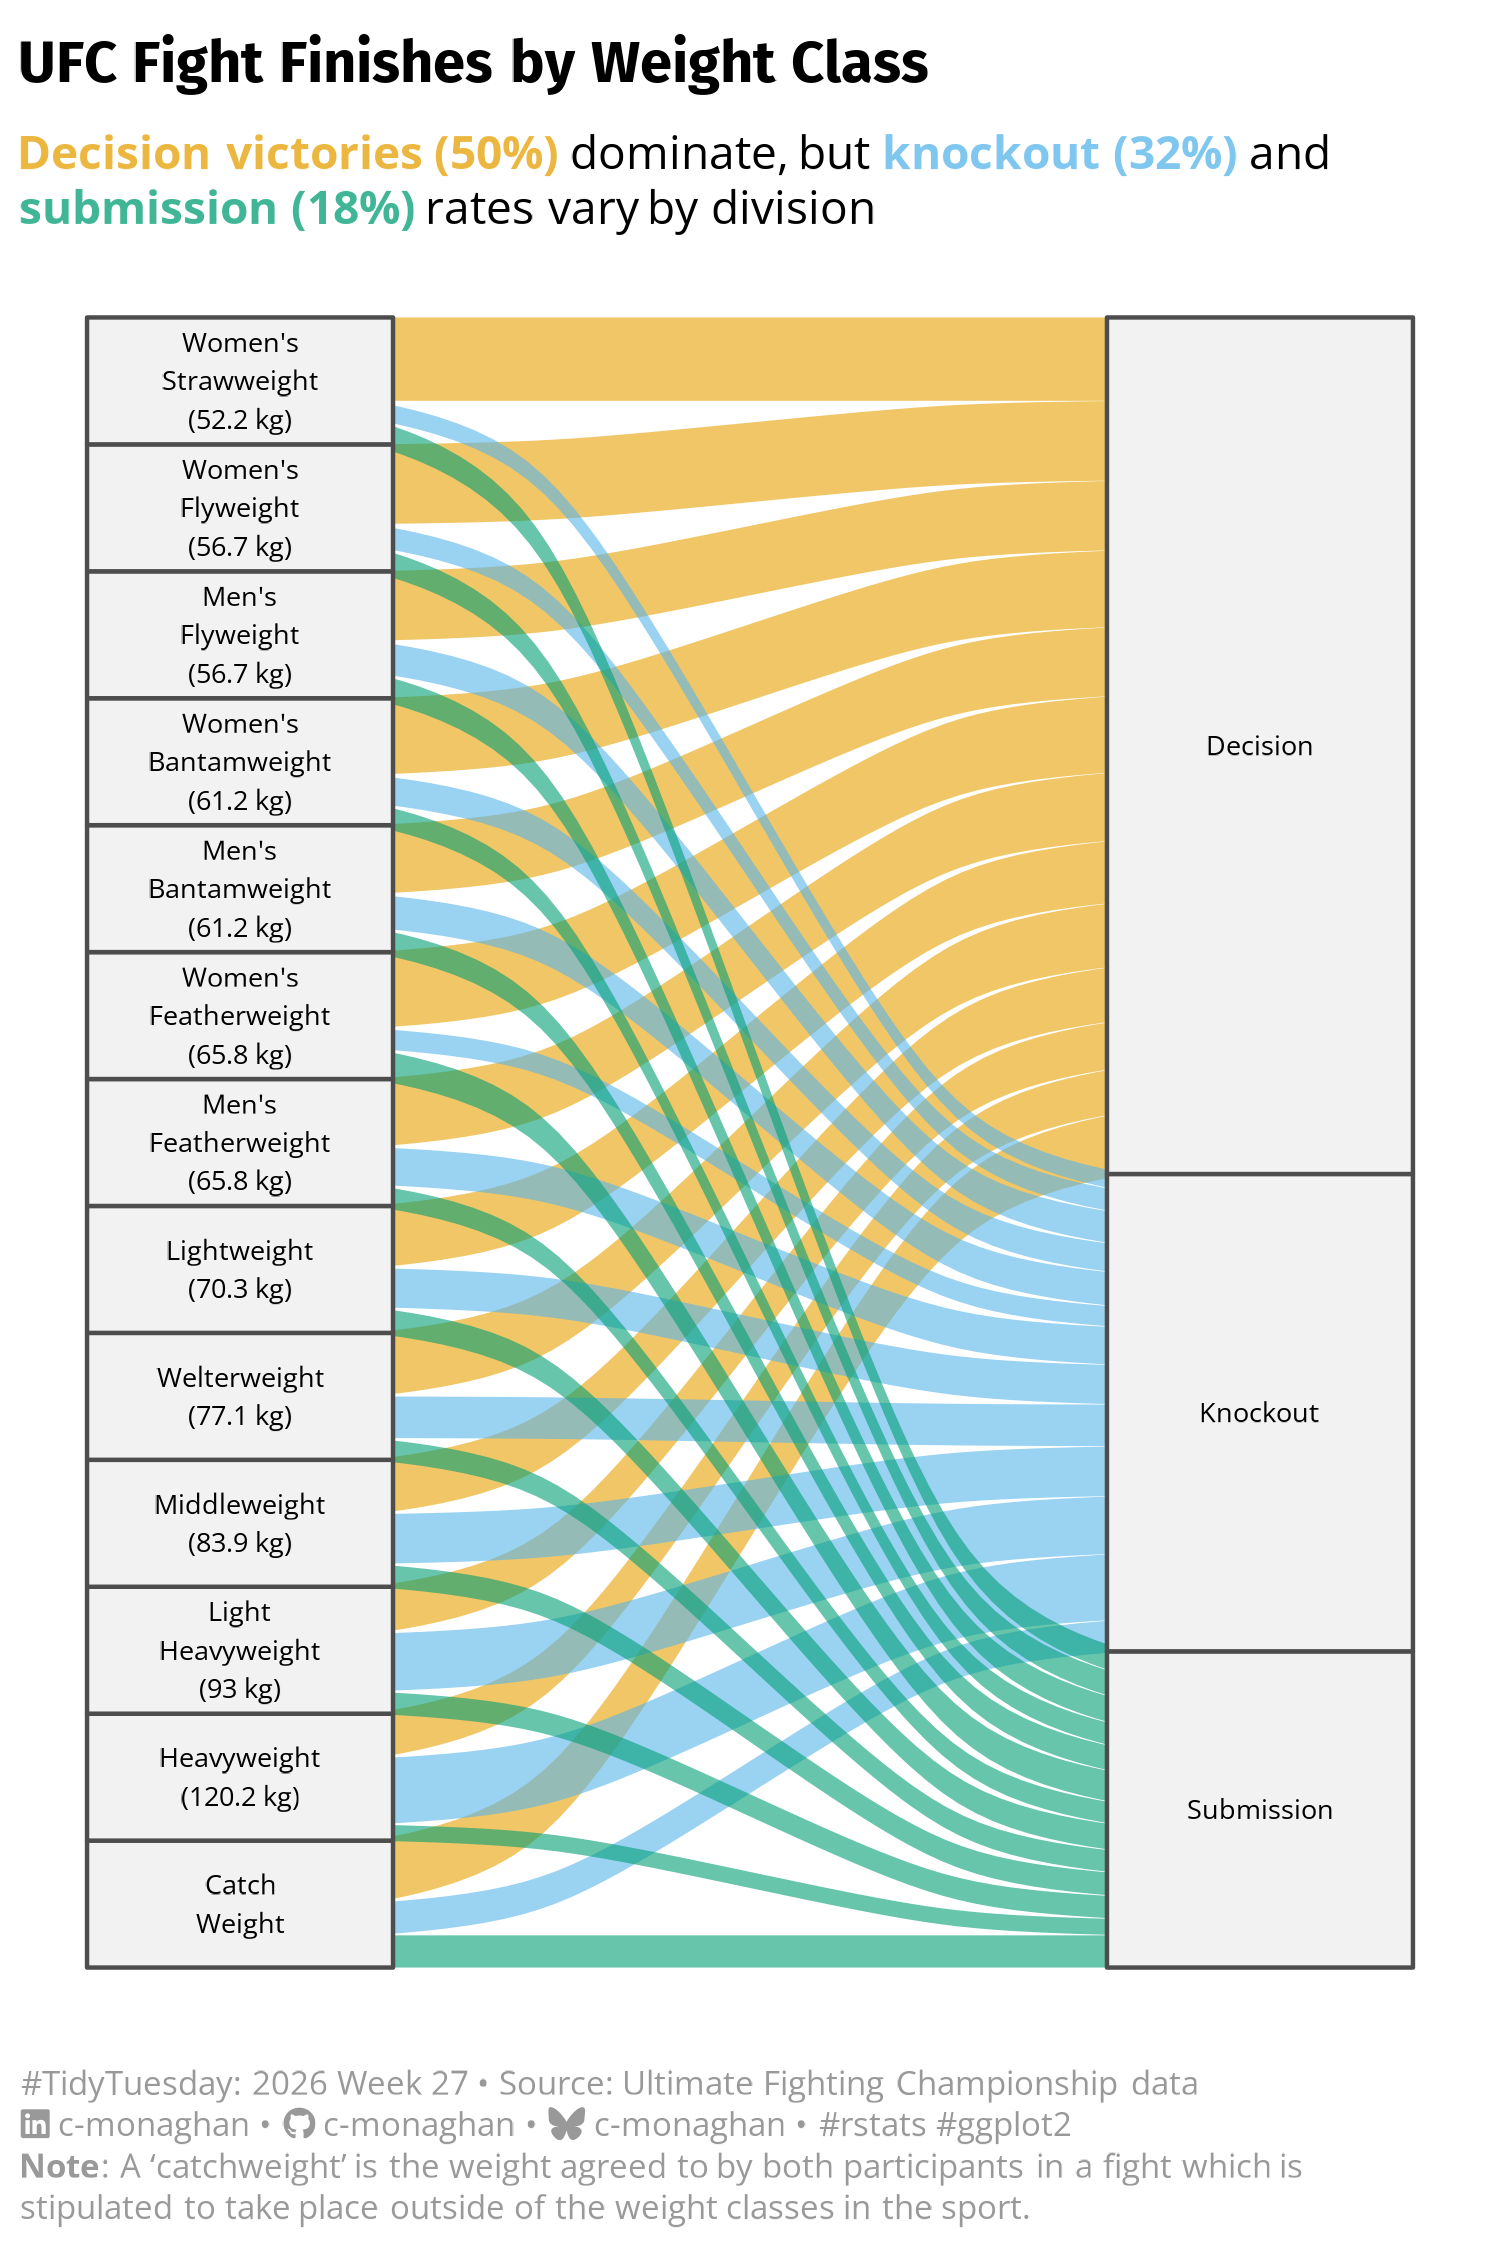

Write R code to recreate this figure.
# Packages ---------------------------------------------------------------------
library(dplyr)
library(ggplot2)
library(showtext)

library(ggalluvial)

# Fonts ------------------------------------------------------------------------
font_add_google("Fira Sans")
font_add_google("Open Sans")

title_font <- "Fira Sans"
body_font <- "Open Sans"

showtext_auto(enable = TRUE)
showtext_opts(dpi = 300)

caption <- cmBrand::create_caption(
  social = cmBrand::social_brand(),
  tt_text = cmBrand::tt_text(
    year = 2026,
    week = 27,
    source = "Ultimate Fighting Championship data"
  )
)

caption <- paste(
  caption,
  "<br>**Note**: A 'catchweight' is the weight agreed to by both participants in a fight which is <br>stipulated to take place outside of the weight classes in the sport."
)

# Preparing caption ------------------------------------------------------------
subtitle <- glue::glue(
  "<span style='color:#E69F00BF;'>**Decision victories (50%)**</span> dominate, but
   <span style='color:#56B4E9BF;'>**knockout (32%)**</span> and
   <span style='color:#009E73BF;'>**submission (18%)**</span> rates vary by division"
)

# Theme ------------------------------------------------------------------------
theme_clean <- function() {
  theme_minimal(base_family = body_font, base_size = 10) +
    theme(
      plot.title = ggtext::element_textbox_simple(
        size = rel(1.4),
        face = "bold",
        family = title_font,
        margin = margin(t = 5, r = 0, b = 5, l = 0)
      ),
      plot.subtitle = ggtext::element_textbox_simple(
        size = rel(1.1),
        margin = margin(t = 5, r = 0, b = 0, l = 0)
      ),
      plot.caption = ggtext::element_markdown(
        size = rel(0.8),
        hjust = 0,
        lineheight = 1.25,
        colour = "#999999",
        margin = margin(t = 5, r = 0, b = 0.5, l = 0, unit = "pt")
      )
    )
}

# Tidytuesday data -------------------------------------------------------------
tt_data <- tidytuesdayR::tt_load(x = 2026, week = 27)

ufc <- tt_data$ultimate_ufc_dataset

# Data processing --------------------------------------------------------------
finishes <- ufc |>
  mutate(
    finish = case_when(
      finish == "SUB" ~ "Submission",
      finish == "KO/TKO" ~ "Knockout",
      finish %in% c("U-DEC", "M-DEC", "S-DEC") ~ "Decision",
      TRUE ~ "Other"
    )
  ) |>
  filter_out(finish == "Other") |>
  count(weight_class, finish) |>
  group_by(weight_class) |>
  mutate(prop = n / sum(n)) |>
  ungroup()

# Ordering the weight categories: lightest → heaviest
weights <- tibble::tribble(
  ~class                  , ~weight , ~label                  ,
  "Women's Strawweight"   ,  52.2   , "Women's Strawweight"   ,
  "Women's Flyweight"     ,  56.7   , "Women's Flyweight"     ,
  "Flyweight"             ,  56.7   , "Men's Flyweight"       ,
  "Women's Bantamweight"  ,  61.2   , "Women's Bantamweight"  ,
  "Bantamweight"          ,  61.2   , "Men's Bantamweight"    ,
  "Women's Featherweight" ,  65.8   , "Women's Featherweight" ,
  "Featherweight"         ,  65.8   , "Men's Featherweight"   ,
  "Lightweight"           ,  70.3   , "Lightweight"           ,
  "Welterweight"          ,  77.1   , "Welterweight"          ,
  "Middleweight"          ,  83.9   , "Middleweight"          ,
  "Light Heavyweight"     ,  93.0   , "Light Heavyweight"     ,
  "Heavyweight"           , 120.2   , "Heavyweight"           ,
  "Catch Weight"          , NA      , "Catch Weight"
) |>
  mutate(
    label = stringr::str_glue("{label} ({weight} kg)"),
    label = ifelse(stringr::str_detect(label, "Catch"), "Catch Weight", label)
  )

finishes <- finishes |>
  mutate(
    weight_class = factor(
      weight_class,
      levels = weights$class,
      labels = weights$label
    )
  )

# Plotting ---------------------------------------------------------------------
finishes |>
  ggplot(aes(axis1 = weight_class, axis2 = finish, y = prop)) +
  geom_alluvium(aes(fill = finish), width = 0.25, alpha = 0.8) +
  geom_stratum(width = 0.3, fill = "grey95", colour = "grey30") +
  geom_text(
    stat = "stratum",
    aes(label = stringr::str_wrap(after_stat(stratum), 10)),
    size = rel(2.25)
  ) +
  ggokabeito::scale_fill_okabe_ito(alpha = 0.75) +
  labs(
    title = "UFC Fight Finishes by Weight Class",
    subtitle = subtitle,
    x = NULL,
    y = NULL,
    caption = caption
  ) +
  guides(fill = "none") +
  theme_clean() +
  theme(
    panel.grid = element_blank(),
    axis.text = element_blank()
  ) +
  ggview::canvas(width = 5, height = 7.5) -> fig

# Exporting --------------------------------------------------------------------
ggview::save_ggplot(fig, here::here("2026/2026-07-07/20260707.png"))
